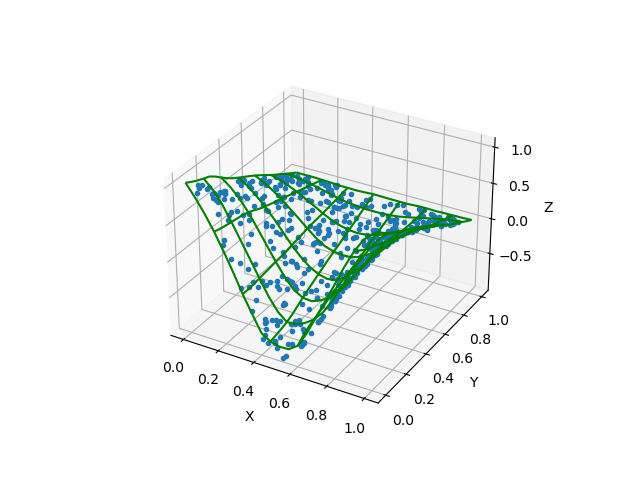

Reproduce this figure in Python.
from localreg import *
import matplotlib.pyplot as plt
from mpl_toolkits.mplot3d import Axes3D # Axes3D import has side effects, it enables using projection='3d' in add_subplot
import numpy as np

N = 500
degree=1

x = np.random.rand(N,2)
y = np.cos(2*np.pi*x[:,0])*(1-x[:,1])

fig = plt.figure()
ax = fig.add_subplot(111, projection='3d')

m = np.arange(0, 1.05, 0.05)
X, Y = np.meshgrid(m,m)
x0 = np.array([np.ravel(X), np.ravel(Y)]).T
z0 = localreg(x, y, x0, degree=degree, width=0.2)
Z = z0.reshape(X.shape)

ax.plot_wireframe(X, Y, Z, rcount=10, ccount=10, color='green')
ax.plot3D(x[:,0], x[:,1], y, '.')

ax.set_xlabel('X')
ax.set_ylabel('Y')
ax.set_zlabel('Z')

plt.show()
